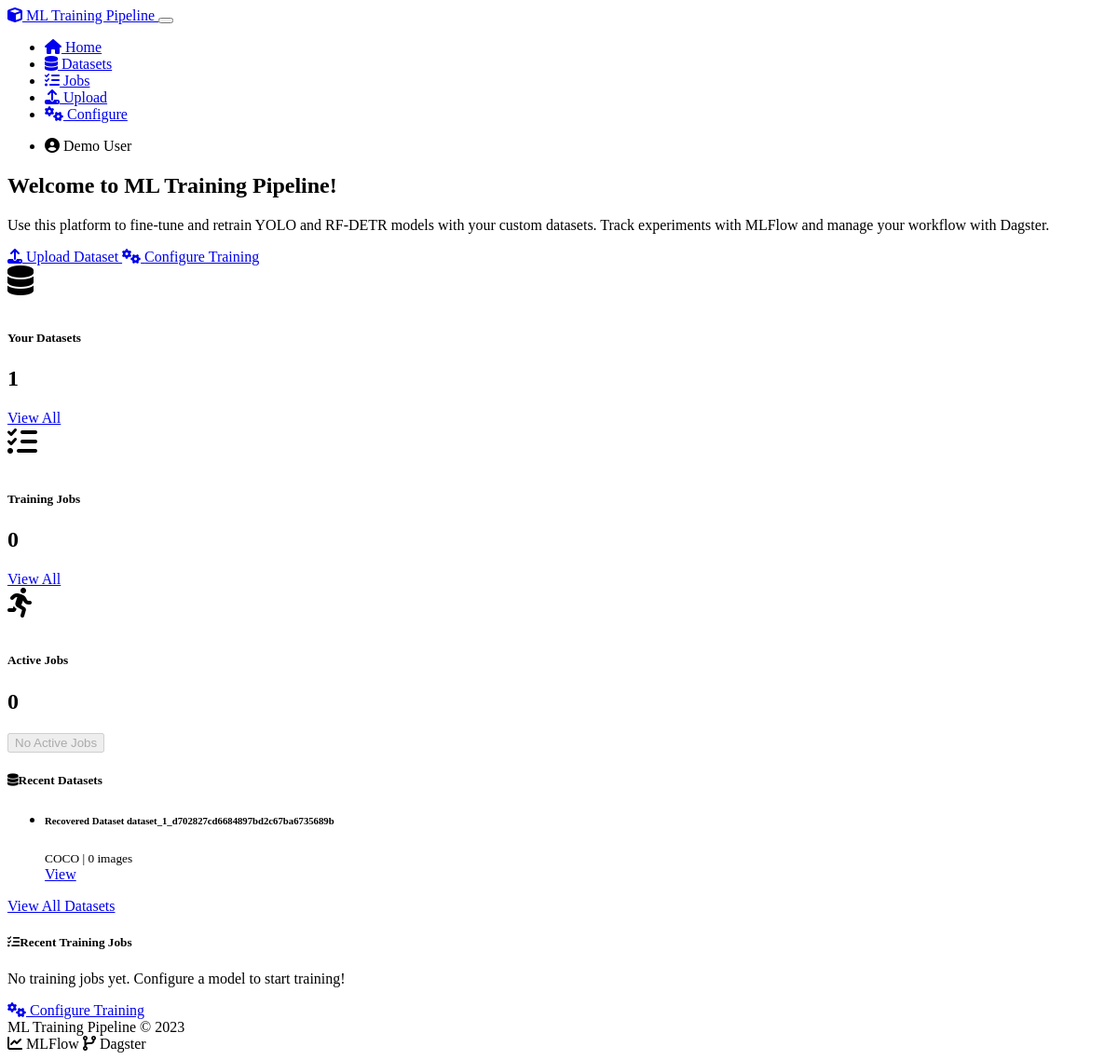
Before: / with the older database file.
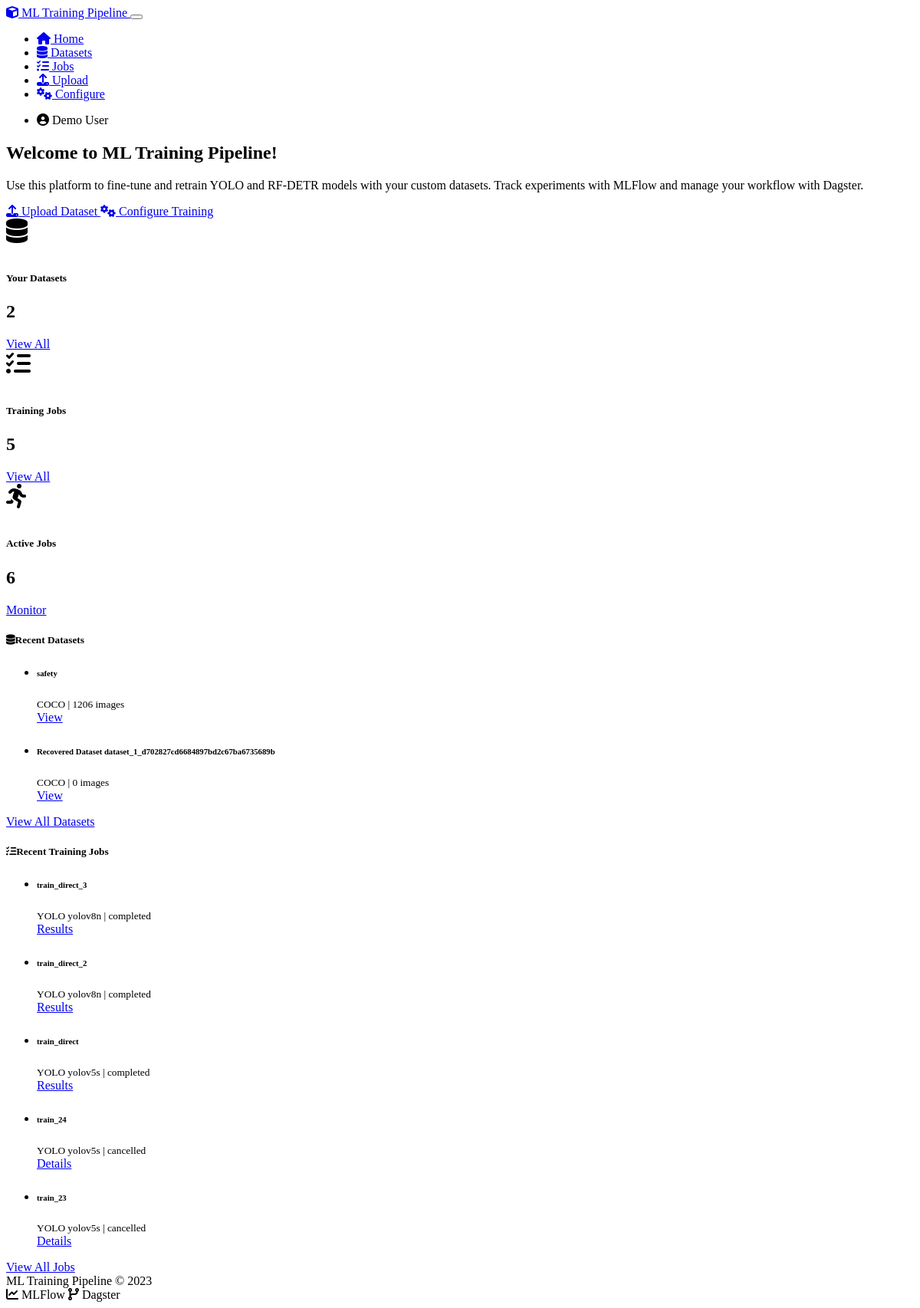
After: the same page with the newer database file.
### models.py (models this page shows, shortened)
class Dataset(db.Model):
    id = db.Column(db.Integer, primary_key=True)
    name = db.Column(db.String(120), nullable=False)
    description = db.Column(db.Text)
    data_path = db.Column(db.String(256), nullable=False)
    format_type = db.Column(db.String(20), nullable=False)  # COCO, YOLO, VOC, etc.
    class_names = db.Column(db.Text)  # JSON-serialized list of class names
    image_count = db.Column(db.Integer, default=0)
    created_at = db.Column(db.DateTime, default=datetime.utcnow)
    user_id = db.Column(db.Integer, db.ForeignKey('user.id'), nullable=False)
    training_jobs = db.relationship('TrainingJob', backref='dataset', lazy='dynamic')

class TrainingJob(db.Model):
    id = db.Column(db.Integer, primary_key=True)
    job_name = db.Column(db.String(120), nullable=False)
    model_type = db.Column(db.String(20), nullable=False)  # YOLO, RF-DETR
    model_variant = db.Column(db.String(20), nullable=False)  # e.g., yolov5s, rf_detr_r50
    hyperparameters = db.Column(db.Text, nullable=False)  # JSON-serialized hyperparameters
    status = db.Column(db.String(20), default='pending')  # pending, running, completed, failed
    mlflow_run_id = db.Column(db.String(36))  # MLFlow run ID
    dagster_run_id = db.Column(db.String(36))  # Dagster run ID
    created_at = db.Column(db.DateTime, default=datetime.utcnow)
    started_at = db.Column(db.DateTime)
    completed_at = db.Column(db.DateTime)
    error_message = db.Column(db.Text)
    user_id = db.Column(db.Integer, db.ForeignKey('user.id'), nullable=False)
    dataset_id = db.Column(db.Integer, db.ForeignKey('dataset.id'), nullable=False)

### routes.py (the view)
    @app.route('/')
    def index():
        user_id = ensure_default_user()
        recent_datasets = Dataset.query.filter_by(user_id=user_id).order_by(Dataset.created_at.desc()).limit(5).all()
        recent_jobs = TrainingJob.query.filter_by(user_id=user_id).order_by(TrainingJob.created_at.desc()).limit(5).all()
        active_jobs = TrainingJob.query.filter(
            TrainingJob.user_id == user_id,
            TrainingJob.status.in_(['pending', 'running'])
        ).all()
        return render_template('index.html',
                            recent_datasets=recent_datasets,
                            recent_jobs=recent_jobs,
                            active_jobs=active_jobs)

### routes.py (called while the page is built, shortened)
def ensure_default_user():
    default_user = User.query.filter_by(id=1).first()
    return default_user.id

### templates/index.html (shortened to what this page needs)
{% extends "layout.html" %}
{% block content %}
    <div class="row mb-4">
        <div class="col-md-12">
            <div class="card bg-dark">
                <div class="card-body">
                    <h2 class="card-title">Welcome to ML Training Pipeline!</h2>
                    <p class="card-text">
                        Use this platform to fine-tune and retrain YOLO and RF-DETR models with your custom datasets.
                        Track experiments with MLFlow and manage your workflow with Dagster.
                    </p>
                    <div class="d-flex gap-2">
                        <a href="{{ url_for('upload_dataset') }}" class="btn btn-primary">
                            <i class="fas fa-upload me-1"></i> Upload Dataset
                        </a>
                        <a href="{{ url_for('configure_training') }}" class="btn btn-secondary">
                            <i class="fas fa-cogs me-1"></i> Configure Training
                        </a>
                    </div>
                </div>
            </div>
        </div>
    </div>
    <div class="row mb-4">
        <div class="col-md-4">
            <div class="card h-100">
                <div class="card-body text-center">
                    <i class="fas fa-database feature-icon text-primary"></i>
                    <h5 class="card-title">Your Datasets</h5>
                    <h2 class="card-text">{{ recent_datasets|length }}</h2>
                    <a href="{{ url_for('list_datasets') }}" class="btn btn-sm btn-outline-secondary">View All</a>
                </div>
            </div>
        </div>
        <div class="col-md-4">
            <div class="card h-100">
                <div class="card-body text-center">
                    <i class="fas fa-tasks feature-icon text-success"></i>
                    <h5 class="card-title">Training Jobs</h5>
                    <h2 class="card-text">{{ recent_jobs|length }}</h2>
                    <a href="{{ url_for('list_jobs') }}" class="btn btn-sm btn-outline-secondary">View All</a>
                </div>
            </div>
        </div>
        <div class="col-md-4">
            <div class="card h-100">
                <div class="card-body text-center">
                    <i class="fas fa-running feature-icon text-warning"></i>
                    <h5 class="card-title">Active Jobs</h5>
                    <h2 class="card-text">{{ active_jobs|length }}</h2>
                    {% if active_jobs %}
                    <a href="{{ url_for('monitor_training', job_id=active_jobs[0].id) }}" class="btn btn-sm btn-outline-warning">Monitor</a>
                    {% else %}
                    <button class="btn btn-sm btn-outline-secondary" disabled>No Active Jobs</button>
                    {% endif %}
                </div>
            </div>
        </div>
    </div>
    <div class="row">
        <div class="col-md-6">
            <div class="card">
                <div class="card-header">
                    <h5 class="mb-0"><i class="fas fa-database me-2"></i>Recent Datasets</h5>
                </div>
                <div class="card-body p-0">
                    {% if recent_datasets %}
                    <ul class="list-group list-group-flush">
                        {% for dataset in recent_datasets %}
                        <li class="list-group-item d-flex justify-content-between align-items-center">
                            <div>
                                <h6 class="mb-0">{{ dataset.name }}</h6>
                                <small class="text-muted">{{ dataset.format_type.upper() }} | {{ dataset.image_count }} images</small>
                            </div>
                            <a href="{{ url_for('view_dataset', dataset_id=dataset.id) }}" class="btn btn-sm btn-outline-primary">
                                View
                            </a>
                        </li>
                        {% endfor %}
                    </ul>
                    {% endif %}
                </div>
                {% if recent_datasets %}
                <div class="card-footer text-center">
                    <a href="{{ url_for('list_datasets') }}" class="btn btn-sm btn-outline-primary">View All Datasets</a>
                </div>
                {% endif %}
            </div>
        </div>
        <div class="col-md-6">
            <div class="card">
                <div class="card-header">
                    <h5 class="mb-0"><i class="fas fa-tasks me-2"></i>Recent Training Jobs</h5>
                </div>
                <div class="card-body p-0">
                    {% if recent_jobs %}
                    <ul class="list-group list-group-flush">
                        {% for job in recent_jobs %}
                        <li class="list-group-item d-flex justify-content-between align-items-center">
                            <div>
                                <h6 class="mb-0">{{ job.job_name }}</h6>
                                <small class="text-muted">
                                    {{ job.model_type.upper() }} {{ job.model_variant }} |
                                    <span class="badge bg-{% if job.status == 'completed' %}success{% elif job.status == 'failed' %}danger{% elif job.status == 'running' %}primary{% else %}secondary{% endif %}">
                                        {{ job.status }}
                                    </span>
                                </small>
                            </div>
                            <div>
                                {% if job.status == 'running' or job.status == 'pending' %}
                                <a href="{{ url_for('monitor_training', job_id=job.id) }}" class="btn btn-sm btn-outline-primary">
                                    Monitor
                                </a>
                                {% elif job.status == 'completed' %}
                                <a href="{{ url_for('training_results', job_id=job.id) }}" class="btn btn-sm btn-outline-success">
                                    Results
                                </a>
                                {% else %}
                                <a href="{{ url_for('monitor_training', job_id=job.id) }}" class="btn btn-sm btn-outline-secondary">
                                    Details
                                </a>
                                {% endif %}
                            </div>
                        </li>
                        {% endfor %}
                    </ul>
                    {% else %}
                    <div class="text-center p-4">
                        <p class="mb-0">No training jobs yet. Configure a model to start training!</p>
                        <a href="{{ url_for('configure_training') }}" class="btn btn-primary mt-2">
                            <i class="fas fa-cogs me-1"></i> Configure Training
                        </a>
                    </div>
                    {% endif %}
                </div>
                {% if recent_jobs %}
                <div class="card-footer text-center">
                    <a href="{{ url_for('list_jobs') }}" class="btn btn-sm btn-outline-primary">View All Jobs</a>
                </div>
                {% endif %}
            </div>
        </div>
    </div>
{% endblock %}

### templates/layout.html (shortened to what this page needs)
<!DOCTYPE html>
<html lang="en" data-bs-theme="dark">
<head>
    <link rel="stylesheet" href="https://cdn.replit.com/agent/bootstrap-agent-dark-theme.min.css">
    <link rel="stylesheet" href="https://cdnjs.cloudflare.com/ajax/libs/font-awesome/6.4.0/css/all.min.css">
    <link rel="stylesheet" href="{{ url_for('static', filename='css/custom.css') }}">
</head>
<body>
    <nav class="navbar navbar-expand-lg navbar-dark bg-dark">
        <div class="container">
            <a class="navbar-brand" href="{{ url_for('index') }}">
                <i class="fas fa-cube me-2"></i>
                ML Training Pipeline
            </a>
            <button class="navbar-toggler" type="button" data-bs-toggle="collapse" data-bs-target="#navbarNav" aria-controls="navbarNav" aria-expanded="false" aria-label="Toggle navigation">
            </button>
            <div class="collapse navbar-collapse" id="navbarNav">
                <ul class="navbar-nav me-auto">
                    <li class="nav-item">
                        <a class="nav-link {% if request.path == url_for('index') %}active{% endif %}" href="{{ url_for('index') }}">
                            <i class="fas fa-home me-1"></i> Home
                        </a>
                    </li>
                    <li class="nav-item">
                        <a class="nav-link {% if '/datasets' in request.path %}active{% endif %}" href="{{ url_for('list_datasets') }}">
                            <i class="fas fa-database me-1"></i> Datasets
                        </a>
                    </li>
                    <li class="nav-item">
                        <a class="nav-link {% if '/jobs' in request.path %}active{% endif %}" href="{{ url_for('list_jobs') }}">
                            <i class="fas fa-tasks me-1"></i> Jobs
                        </a>
                    </li>
                    <li class="nav-item">
                        <a class="nav-link {% if '/upload' in request.path %}active{% endif %}" href="{{ url_for('upload_dataset') }}">
                            <i class="fas fa-upload me-1"></i> Upload
                        </a>
                    </li>
                    <li class="nav-item">
                        <a class="nav-link {% if '/configure' in request.path %}active{% endif %}" href="{{ url_for('configure_training') }}">
                            <i class="fas fa-cogs me-1"></i> Configure
                        </a>
                    </li>
                </ul>
                <ul class="navbar-nav">
                    <li class="nav-item">
                        <span class="nav-link">
                            <i class="fas fa-user-circle me-1"></i> Demo User
                        </span>
                    </li>
                </ul>
            </div>
        </div>
    </nav>
    <div class="container mt-4">
        {% block content %}{% endblock %}
    </div>
    <footer class="footer mt-5 py-3 bg-dark">
        <div class="container">
            <div class="d-flex justify-content-between align-items-center">
                <span class="text-muted">ML Training Pipeline © 2023</span>
                <div>
                    <span class="text-muted me-3">
                        <i class="fas fa-chart-line me-1"></i> MLFlow
                    </span>
                    <span class="text-muted">
                        <i class="fas fa-code-branch me-1"></i> Dagster
                    </span>
                </div>
            </div>
        </div>
    </footer>
</body>
</html>

### static/css/custom.css (style rules this page uses)
.feature-icon { font-size: 2rem; margin-bottom: 1rem; }

Changed rows visible on the page:
added Dataset: name "safety", format_type "COCO", image_count "1206"
added TrainingJob: job_name "train_direct_3", model_type "YOLO", model_variant "yolov8n", status "completed"
added TrainingJob: job_name "train_direct_2", model_type "YOLO", model_variant "yolov8n", status "completed"
added TrainingJob: job_name "train_direct", model_type "YOLO", model_variant "yolov5s", status "completed"
added TrainingJob: job_name "train_24", model_type "YOLO", model_variant "yolov5s", status "cancelled"
added TrainingJob: job_name "train_23", model_type "YOLO", model_variant "yolov5s", status "cancelled"
Other visible differences:
{{ recent_datasets|length }}: "1" → "2"
{{ recent_jobs|length }}: "0" → "5"
{{ active_jobs|length }}: "0" → "6"
text no longer shown: "No Active Jobs No training jobs yet. Configure a model to start training! Configure Training"
text now shown: "Monitor View All Jobs"
